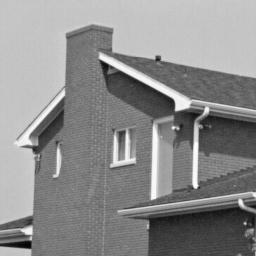
#> input picture TME6/img/house2.png, 256 x 256 px
$ jupyter execute TME6.ipynb
#> lines starting #> are read from the running program, lines starting #| are printed output that depends on the picture; after the words box and inside, x2 and y2 are one past the last pixel; in counts of white or black regions, pixels touching at a corner belong together
# Practical work 6 : Harris Corner Detector

The goal of this pratical work is to implement the Harris-Stephen's corners detector (C. Harris and M. Stephens. A combined corner and edge detector. In Proc. Fourth Alvey Vision Conference, pages 147–151, 1988).

Recall the Harris detector computes a map of corners from an image $I$:
$$
R(x,y) = \operatorname{det}(M) - k (\operatorname{trace}(M))^2, (x,y) \text{pixels}
$$
with $k\in[0.04, 0.06]$. $M$ is the auto-correlation of image $I$:
$$
M=\begin{pmatrix}
\sum_{x,y \in W} w(x,y)I_x^2 &
\sum_{x,y \in W} w(x,y)I_xI_y \\
\sum_{x,y \in W} w(x,y)I_xI_y &
\sum_{x,y \in W} w(x,y)I_y^2
\end{pmatrix}
=\begin{pmatrix}
A & C \\ C & B
\end{pmatrix}
$$
with $w(x,y)=\frac1{2\pi \sigma^2}e^{\frac{(x-x_c)^2 + (y-y_c)^2}{2\sigma^2}}$ a Gaussian mask centered on the window $W$. Partial derivatives $I_x$ and $I_y$ are estimated by one of the following kernels :
- Gradient:  $G_x = \begin{pmatrix} 0 & 0 & 0\\ 1 & 0 &-1 \\ 0 & 0 & 0 \end{pmatrix}$,
 $G_y = G_x^T$
- Prewitt: $G_x = \begin{pmatrix} 1 & 0 & -1\\ 1 & 0 &-1 \\ 1 & 0 & -1 \end{pmatrix}$,
 $G_y = G_x^T$
- Sobel: $G_x = \begin{pmatrix} 1 & 0 & -1\\ 2 & 0 &-2 \\ 1 & 0 & -1 \end{pmatrix}$,
 $G_y = G_x^T$


[cell 1]
# Load useful libraries
from PIL import Image
import matplotlib.pyplot as plt
import numpy as np
from scipy import signal

# Useful functions
def gaussianKernel(sigma):
    """ double -> Array
        return a gaussian kernel of standard deviation sigma
    """
    n2 = int(np.ceil(3*sigma))
    x,y = np.meshgrid(np.arange(-n2,n2+1),np.arange(-n2,n2+1))
    kern = np.exp(-(x**2+y**2)/(2*sigma*sigma))
    return  kern/kern.sum()

def gradientKernel():
    G_x = np.array([[0,0,0],[1,0,-1],[0,0,0]])
    return G_x, G_x.T

def prewittKernel():
    G_x = np.array([[1,0,-1],[1,0,-1],[1,0,-1]])
    return G_x, G_x.T

def sobelKernel():
    G_x = np.array([[1,0,-1],[2,0,-2],[1,0,-1]])
    return G_x, G_x.T

## Exercise 1: Harris response calculation

1) Write a function `computeR(I, scale, kappa)` that returns the Harris response $R$ from an image $I$ and a scale $scale$. You will use 5 steps:
- Computation of the directionnal derivate $I_x$ and $I_y$. Use the Sobel kernel.
- Computation of the products $I_x^2$, $I_y^2$, $I_x.I_y$.
- Computation of the convolution of $I_x^2$, $I_y^2$ and $I_x.I_y$ by a gaussian kernel of size N (use given function `gaussianKernel()`)
- Computation of $\operatorname{det}(M(x,y))$ and $\operatorname{trace}(M(x,y))$ for each pixel
- Computation of $R(x,y) = \operatorname{det}(M(x,y)) - k.(\operatorname{trace}(M(x,y)))^2$. You can use $k = 0.04$.

 You can compute the convolutions by using the ```scipy.signal.convolve2d``` function.

 **Recall** : $\sigma = \frac{N-1}6$ to get a gaussian kernel of size $N$.

[cell 2]
def computeR(image,scale,kappa):
    """ Array[n, m]*float*float->Array[n, m]
    """
    n,m = image.shape
    # directionnal derivatives (using Sobel)
    I_x = signal.convolve2d(image, sobelKernel()[0], mode='same')
    I_y = signal.convolve2d(image, sobelKernel()[1], mode='same')

    # sigma such as size(w) = scale
    sigma = (scale - 1) / 6
    w = gaussianKernel(sigma)

    # convolution
    A = signal.convolve2d(I_x*I_x, w, mode='same')
    B = signal.convolve2d(I_y*I_y, w, mode='same')
    C = signal.convolve2d(I_x*I_y, w, mode='same')

    # Harris detector
    M = np.array([[A,C],[C,B]])
    R = np.zeros((n,m))

    for i in range(n):
        for j in range(m):
            R[i,j] = np.linalg.det(M[:,:,i,j]) - kappa * (np.trace(M[:,:,i,j])*np.trace(M[:,:,i,j]))

    return R

[cell 3]
def computeR(image,scale,kappa):
    """ Array[n, m]*float*float->Array[n, m]
    """
    n,m = image.shape
    # directionnal derivatives (using Sobel)
    I_x = signal.convolve2d(image, sobelKernel()[0], mode='same')
    I_y = signal.convolve2d(image, sobelKernel()[1], mode='same')

    # sigma such as size(w) = scale
    sigma = (scale - 1) / 6
    w = gaussianKernel(sigma)

    # convolution
    A = signal.convolve2d(I_x*I_x, w, mode='same')
    B = signal.convolve2d(I_y*I_y, w, mode='same')
    C = signal.convolve2d(I_x*I_y, w, mode='same')

    # Harris detector
    M = np.array([[A,C],[C,B]])
    R = np.zeros((n,m))

    for i in range(n):
        for j in range(m):
            R[i,j] = np.linalg.det(M[:,:,i,j]) - kappa * (np.trace(M[:,:,i,j])*np.trace(M[:,:,i,j]))

    return R

2) Write a script that displays the Harris response for the image ```img/house2.png``` along with the original image. Use a gaussian window of size $W=15$ pixels.

[cell 4]
house2 = np.array(Image.open("img/house2.png"))
plt.imshow(computeR(house2, 15, 0.04), cmap="gray")
#> after the loop in computeR, `for i in range(n):`:
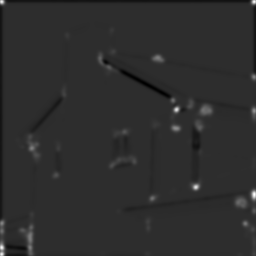
#> R: shape (256, 256) float64; min -805455063.3, max 3.75e+09, mean 8374523.2; drawn with min black and max white

3) Write in a few lines an interpretation of the results, explaining how the Harris response allows to detect and discriminate homogeneous areas, edges and corners.

Your answer...

## Exercise 2 : Harris corner detector
From the Harris response calculated at exercise 1, we will write all the functions needed for the Harris detector. Write the following functions:

1) A function `thresholdR(R, thres)` that calculates and returns the binary thresholding $R_b$ of the response $R$ according to the threshold $thres$

[cell 5]
def thresholdR(R, thres):
    """ Array[n, m] * float -> Array[n, m]
    """
#> called with thres = 10000000
    return R > thres
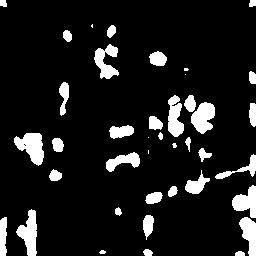
#> returned value: shape (256, 256) bool; 10.8% white; 40 white regions (6 under 20 px), largest, box (x1, y1, x2, y2) and area: (14, 133, 44, 166) 599, (16, 209, 37, 256) 552, (191, 102, 215, 134) 522

[cell 6]
r = computeR(house2, 15, 0.04)
rbin = thresholdR(r, 1e7)
plt.imshow(rbin, cmap="gray")

2) A function `Rnms(R, Rbin)` that performs a non-maximum supression from the response $R$ and the binarized response $R_{bin}$. It returns the image $R_{locmax}$ (same size as $R$) =1 where $R_{bin}=1$ and the pixel has a greater value $R$ than its 8 nearest neighbors.

**Bonus**: Write a faster version of the script using Numpy function `np.roll()`.

[cell 7]
def Rnms(R):
    """ Array[n, m] -> Array[n, m]
    """
    n,m = R.shape
#> n = 256; m = 256
    Rlocmax = np.zeros((n,m))
    for i in range(1, n-1):
        for j in range(1, m-1):
            neighborrow = R[i-1:i+2, j-1:j+2]
            Rlocmax[i,j] = R[i,j] == np.max(neighborrow)
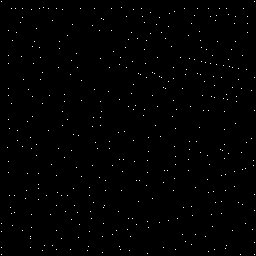
#> Rlocmax: shape (256, 256) float64; values 0 (black) and 1 (white), 0.59% white in thin lines or dots
    return Rlocmax

edgels = np.logical_and(Rnms(r), rbin)
#> edgels: shape (256, 256) bool; 0.13% white in thin lines or dots
plt.imshow(house2,cmap="gray")
plt.scatter(np.nonzero(edgels)[1],np.nonzero(edgels)[0],s=10,c="#ff0000" )
plt.show()
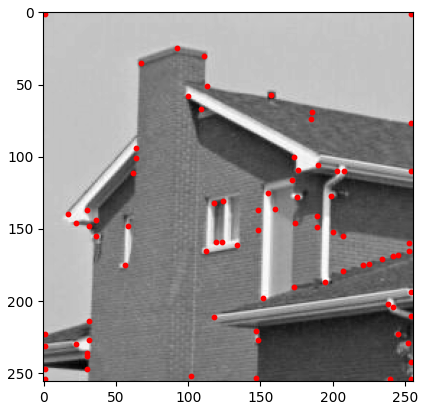
#> figure drawn by matplotlib, 1 panel; palette indices are drawn, not the picture's colours

[cell 8]
def Rnms(R, Rbin):
    """ Array[n, m] -> Array[n, m]
    """
    n,m = R.shape
#> n = 256; m = 256
    Rlocmax = np.zeros((n,m))
    for i in range(1, n-1):
        for j in range(1, m-1):
            neighborrow = R[i-1:i+2, j-1:j+2]
            Rlocmax[i,j] = Rbin[i,j] == 1 and R[i,j] == np.max(neighborrow)
#> Rlocmax: shape (256, 256) float64; values 0 (black) and 1 (white), 0.13% white in thin lines or dots
    return Rlocmax

plt.imshow(Rnms(r, rbin), cmap="gray")

3) Write a function ``cornerDetector(image, scale, kappa, thresh)`` that returns an array of the same size as the image. The array takes two values: 1 where a corner is detected and 0 elsewhere.

[cell 9]
def cornerDetector(image, scale, kappa, thres):
    """ Array[n, m]*float*float*float -> Array[n, m]
    """
    edges = np.zeros((image.shape))
    R = computeR(image, scale, kappa)
#> call 3 of computeR, with scale = 31, kappa = 0.04
#> in computeR (call 3), `A = signal.convolve2d(I_x*I_x, w, mode='same')`:
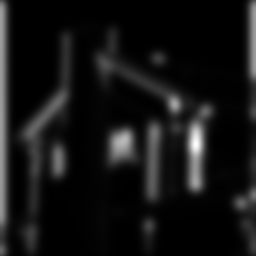
#> A: shape (256, 256) float64; min 2.22, max 80122.4, mean 6525.9; drawn with min black and max white
#> in computeR (call 3), `B = signal.convolve2d(I_y*I_y, w, mode='same')`:
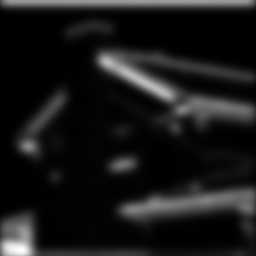
#> B: shape (256, 256) float64; min 1.18, max 82984.8, mean 8268.2; drawn with min black and max white
#> in computeR (call 3), `C = signal.convolve2d(I_x*I_y, w, mode='same')`:
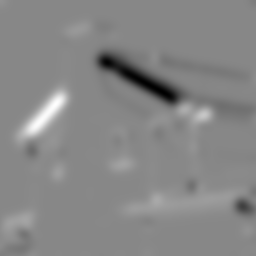
#> C: shape (256, 256) float64; min -31417, max 27637.6, mean -155.5; drawn with min black and max white
#> after the loop in computeR (call 3), `for i in range(n):`:
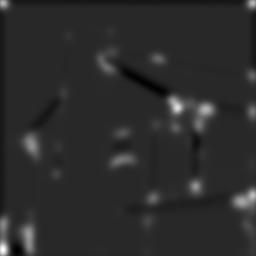
#> R: shape (256, 256) float64; min -227551994.9, max 1.2e+09, mean 22551475.8; drawn with min black and max white
    Rbin = thresholdR(R, thres)
#> call 2 of thresholdR, with thres = 1000000
#> in thresholdR (call 2), `return R > thres`:
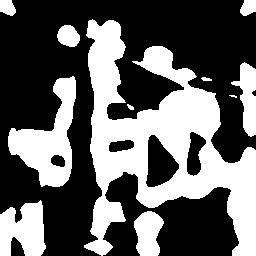
#> returned value: shape (256, 256) bool; 38.6% white; 11 white regions (1 under 20 px), largest, box (x1, y1, x2, y2) and area: (84, 19, 256, 256) 17042, (8, 76, 76, 187) 3477, (0, 200, 46, 256) 1906
    return Rnms(R, Rbin)
#> after the loop in Rnms (call 2), `for i in range(1, n-1):`:
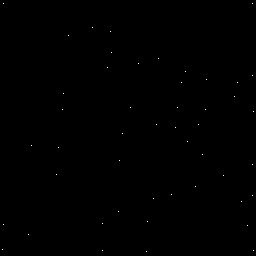
#> Rlocmax: shape (256, 256) float64; values 0 (black) and 1 (white), 0.07% white in thin lines or dots

4 ) Display the detected corners on the original image for the image ```img/house2.png```. Each detected corner will be displayed as a small red disk. You can use the functions ```np.nonzero()``` and ```plt.scatter()``` to that purpose.

[cell 10]
edgels = cornerDetector(house2, 31, 0.04, 1e6)
plt.imshow(house2,cmap="gray")
plt.scatter(np.nonzero(edgels)[1],np.nonzero(edgels)[0],s=10,c="#ff0000" )
plt.show()
#> figure, not shown here; palette indices are drawn, not the picture's colours
